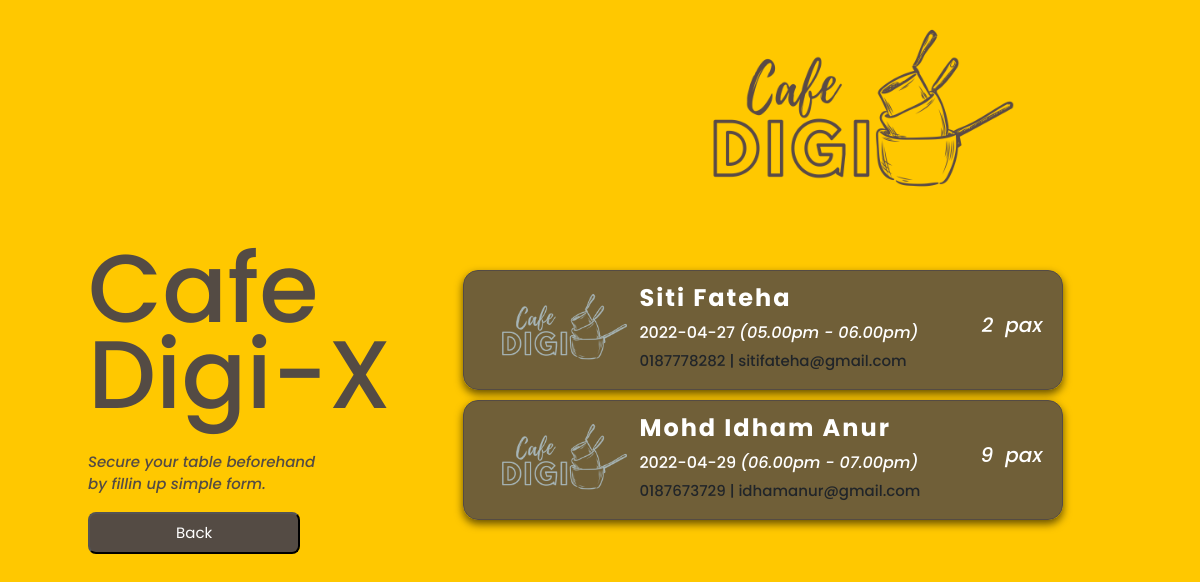
/bookinglist.php, run on the app's committed database.
### tables this page shows
CREATE TABLE `booking` (
  `name` varchar(100) NOT NULL,
  `bookDate` varchar(20) NOT NULL,
  `bookTime` varchar(20) NOT NULL,
  `phone` varchar(12) NOT NULL,
  `email` varchar(30) NOT NULL,
  `pax` int(11) NOT NULL
);

### bookinglist.php (the view, shortened to what this page needs)
<!DOCTYPE html>
<html lang="en">
    <head>
        <link rel="stylesheet" href="https://cdn.jsdelivr.net/npm/bootstrap@4.0.0/dist/css/bootstrap.min.css">
        <link href='https://cdn.jsdelivr.net/npm/boxicons@2.0.5/css/boxicons.min.css' rel='stylesheet'>
        <link rel="stylesheet" href="assets/css/style.css">
    </head>
    <body>
        <header class="l-header">
            <img src="assets/img/cafe.png" alt="tak">
        </header>
       <div class="tabs">
        <main class="l-main">
            <section class="home" id="home">
                <div class="home__container bd-grid">
                    <div class="home__data">
                        <h1 class="home__title">Cafe<br> Digi-X</h1>
                        <p class="home__description">Secure your table beforehand<br> by fillin up simple form.</p>
                        <a href="index.php"><button class="back__button">Back</button></a>
                    </div>
                    <div class="bookinglist">
                    <?php
                    require_once ("assets/php/config.php");
                    $sql = "SELECT * FROM booking";
                    $result = mysqli_query($conn, $sql);
                    if (mysqli_num_rows($result) > 0) {
                    while($row = mysqli_fetch_assoc($result)) { ?>
                            <div class="booking-card">
                                <div class="left-side">
                                <img class="imgList" src="assets/img/cafe.png" alt="logo">
                                <div class="sizedBox1"></div>
                                <div class="textPart">
                                    <ul class="cardDesc">
                                        <li class="custName"><?php echo $row["name"] ?></li>
                                        <li class="bookDate"><?php echo $row["bookDate"] ?> <i>(<?php echo $row["bookTime"] ?>)</i></li>
                                        <li class="phone"><?php echo $row["phone"] ?> | <?php echo $row["email"] ?></li>
                                    </ul>
                                </div>
                                </div>
                                <p class="pax"><?php echo $row['pax'] ?>&nbsp; pax</p>
                            </div>
                    <?php
                            }
                        }
                        else {
                            echo '<img src="assets/img/norecord.png" style="justify-content:center; width: 500px; margin-left: 20px">';
                            echo '<p style="justify-content:center; margin-left: 180px">No record found</p>';
                        }
                    ?>
                    </div>
                </div>
            </section>
        </main>
       </div>
    </body>
</html>

### assets/css/style.css (style rules this page uses)
*,::before,::after { box-sizing: border-box; }
body { margin: 3rem 0 0 0; padding: 0; font-family: 'Poppins', sans-serif; font-size: 0.938rem; font-weight: 500; }
h1,p,ul { margin: 0; }
h1 { color: #544b44; }
p { color: #544b44; font-style: italic; }
ul { padding: 0; list-style: none; }
a { text-decoration: none; margin-bottom: 5px; }
img { max-width: 100%; height: auto; }
.bd-grid { max-width: 1024px; display: grid; grid-template-columns: 100%; column-gap: 2rem; width: calc(100% - 2rem); margin-left: 1rem; margin-right: 1rem; }
.l-header { width: 100%; position: fixed; top: 0; left: 0; }
.l-header img { float: right; width: 400px; padding: 20px; margin-right: 150px; }
.home { background-color: #ffc800; overflow: hidden; }
.home__container { height: calc(100vh - 3rem); grid-template-rows: repeat(2, max-content); row-gap: 1.5rem; }
.home__title { font-size: 6rem; line-height: 0.9; margin-bottom: 1rem; padding-bottom: 1rem; }
.home__description { margin-top: 1rem; margin-bottom: 1rem; }
.back__button { width:70%; display: inline-block; background-color: #544b44; color: white; padding: 0.5rem; border-radius: .5rem; }
@media screen and (min-width: 768px) { body { margin: 0; } }
@media screen and (min-width: 768px) { .home__container { height: 100vh; grid-template-columns: repeat(2, max-content); grid-template-rows: 1fr; row-gap: 0; align-items: center; justify-content: center; } }
@media screen and (min-width: 1024px) { .bd-grid { margin-left: auto; margin-right: auto; } }
@media screen and (min-width: 1024px) { .home__container { justify-content: initial; column-gap: 4.5rem; } }
.booking-card { border: 1px solid #544b44; display: flex; flex-direction: row; background: #544b44d5; padding-bottom: 10px; box-shadow: 0 4px 8px 0 rgba(0, 0, 0, 0.6); transition: all 0.3s ease 0s; border-radius: 15px; justify-content: space-between; align-items: center; width: 600px; height: 120px; margin-bottom: 10px; }
.imgList { padding-top: 5px; margin: 20px; margin-right: -20px; height: 80px; width: auto; filter: invert(1); }
.custName { font-size: 24px; color: white; font-weight: bold; letter-spacing: 2px; padding-bottom: 5px; padding-top: 15px; }
.bookDate { font-size: 16px; padding-bottom: 5px; color: #ffffff; }
.sizedBox1 { width: 25px; }
.cardDesc { list-style: none; }
.pax { color:white; font-size: 20px; margin-right: 20px; }
ul { padding:0; margin:0; }
.left-side { display: flex; flex-direction: row; }

### data on the page
booking: name "Siti Fateha", bookDate "2022-04-27", bookTime "05.00pm - 06.00pm", phone "0187778282", email "sitifateha@gmail.com", pax "2"
booking: name "Mohd Idham Anur", bookDate "2022-04-29", bookTime "06.00pm - 07.00pm", phone "0187673729", email "idhamanur@gmail.com", pax "9"
